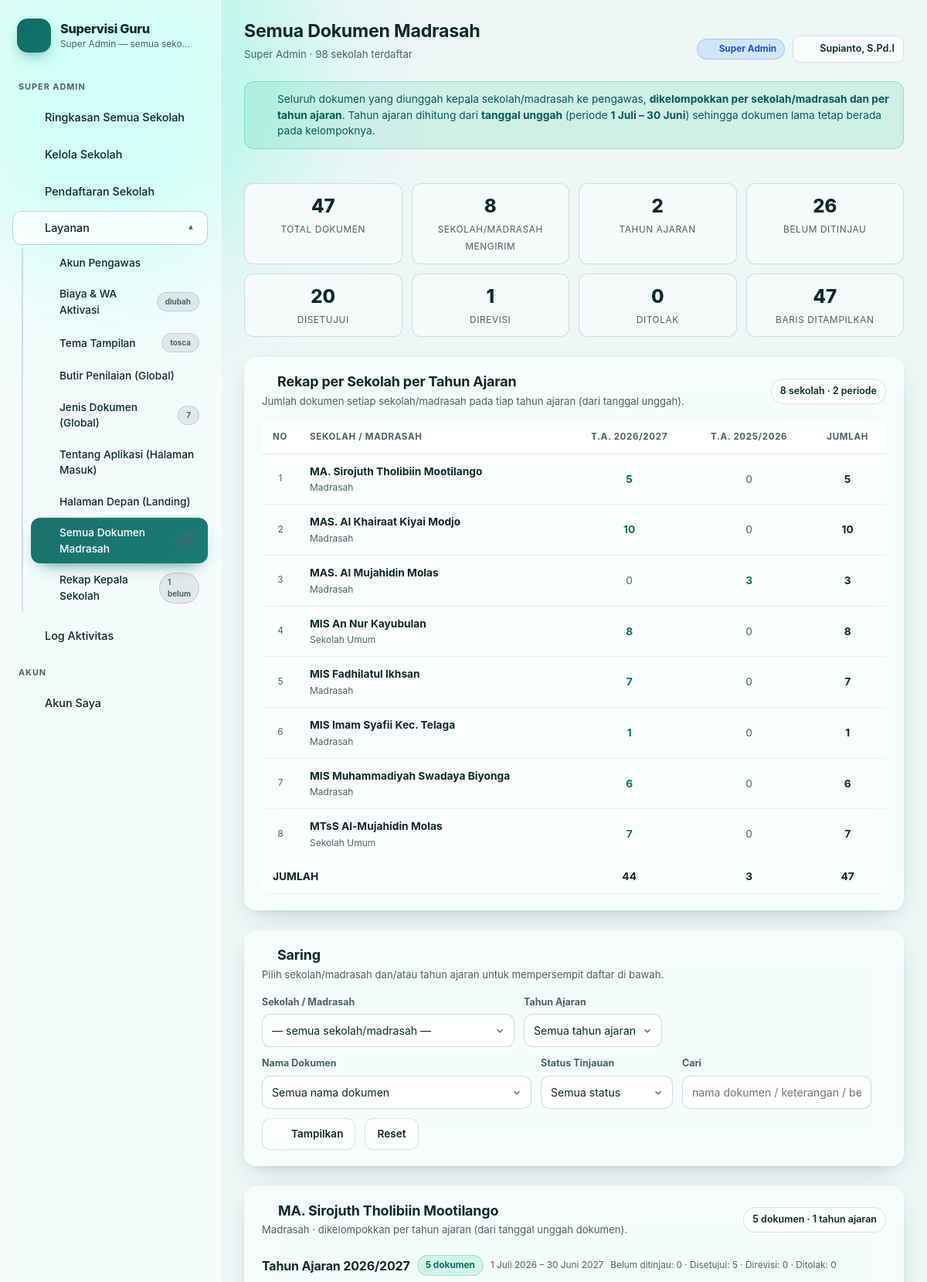
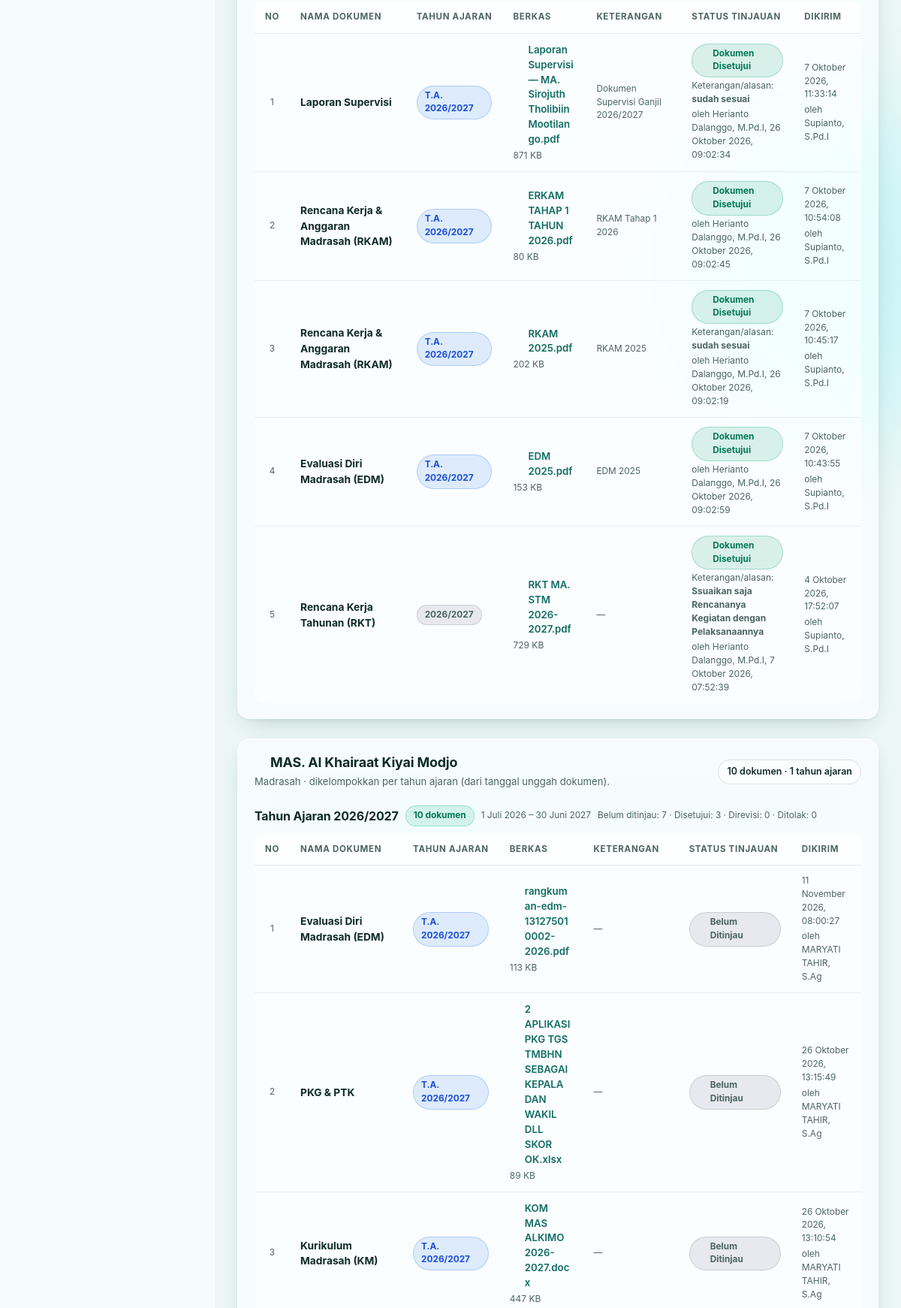
The app's page /dokumen_semua.php (signed in, upper part) with its own data (2 pictures, top to bottom).
### tables this page shows
CREATE TABLE users (
            id INTEGER PRIMARY KEY AUTOINCREMENT,
            username TEXT NOT NULL UNIQUE,
            password_hash TEXT NOT NULL,
            nama TEXT NOT NULL,
            role TEXT NOT NULL DEFAULT "guru",
            guru_id INTEGER REFERENCES guru(id) ON DELETE SET NULL,
            aktif INTEGER NOT NULL DEFAULT 1,
            login_terakhir TEXT,
            dibuat TEXT
        , sekolah_id INTEGER, foto TEXT, nip TEXT, asal TEXT);

CREATE TABLE app_pengaturan (
            kunci TEXT PRIMARY KEY,
            nilai TEXT,
            diubah TEXT
        );

CREATE TABLE sekolah (
            id INTEGER PRIMARY KEY AUTOINCREMENT,
            nama TEXT NOT NULL,
            npsn TEXT,
            alamat TEXT,
            kepala_sekolah TEXT,
            nip_kepala_sekolah TEXT,
            tahun_ajaran TEXT,
            semester TEXT,
            batas_a REAL NOT NULL DEFAULT 90,
            batas_b REAL NOT NULL DEFAULT 80,
            batas_c REAL NOT NULL DEFAULT 70,
            catatan TEXT,
            aktif INTEGER NOT NULL DEFAULT 1,
            dibuat TEXT
        , verifikasi TEXT NOT NULL DEFAULT "disetujui", kontak_nama TEXT, kontak_telepon TEXT, kontak_email TEXT, tanggal_daftar TEXT, alasan_tolak TEXT, jenis TEXT NOT NULL DEFAULT "umum", logo TEXT, aktivasi TEXT NOT NULL DEFAULT 'aktif', aktivasi_pada TEXT, aktif_sampai TEXT, aktivasi_ke INTEGER NOT NULL DEFAULT 1, nsm TEXT, desa TEXT, kecamatan TEXT, kabupaten TEXT, provinsi TEXT, telepon TEXT, email TEXT, website TEXT, uji_mulai TEXT);

CREATE TABLE dokumen_madrasah (
            id INTEGER PRIMARY KEY AUTOINCREMENT,
            sekolah_id INTEGER NOT NULL REFERENCES sekolah(id) ON DELETE CASCADE,
            jenis_id INTEGER REFERENCES dokumen_jenis(id) ON DELETE SET NULL,
            nama_dokumen TEXT NOT NULL,
            keterangan TEXT,
            url TEXT NOT NULL,
            nama_berkas TEXT,
            ukuran INTEGER,
            pengirim TEXT,
            pengirim_id INTEGER REFERENCES users(id) ON DELETE SET NULL,
            dibuat TEXT
        , status TEXT NOT NULL DEFAULT 'menunggu', catatan TEXT, ditinjau_oleh TEXT, ditinjau_pada TEXT, tahun_ajaran TEXT);

### dokumen_semua.php (the view, shortened to what the rows shown need)
<?php
require_super();
$fSekolah = (int) ($_GET['sekolah'] ?? 0);
$fTahun = trim((string) ($_GET['tahun'] ?? ''));
$fJenis = (int) ($_GET['jenis'] ?? 0);
$fStatus = (string) ($_GET['status'] ?? '');
$fCari = trim((string) ($_GET['cari'] ?? ''));
$tahunAda = dokumen_tahun_ada();
$daftar = dokumen_semua(['sekolah' => $fSekolah, 'tahun' => $fTahun, 'jenis' => $fJenis,
    'status' => $fStatus, 'cari' => $fCari]);
$kelompok = dokumen_urut_sekolah_tahun($daftar);
$semua = dokumen_semua([]);
$taAdaDokumen = [];
foreach ($semua as $d) {
    $ta = (string) ($d['ta'] ?? '');
    if ($ta !== '') {
        $taAdaDokumen[$ta] = true;
    }
}
$matriks = [];
foreach ($semua as $d) {
    $sid = (int) $d['sekolah_id'];
    $ta = (string) ($d['ta'] ?? '');
    $ta = $ta !== '' ? $ta : 'Tidak tercatat';
    $matriks[$sid]['nama'] = (string) $d['madrasah'];
    $matriks[$sid]['jenis'] = (string) ($d['jenis_sekolah'] ?? 'umum');
    $matriks[$sid]['ta'][$ta] = (int) ($matriks[$sid]['ta'][$ta] ?? 0) + 1;
}
$kolomTa = array_keys($taAdaDokumen);
rsort($kolomTa);
uasort($matriks, static fn(array $a, array $b): int => strcasecmp((string) $a['nama'], (string) $b['nama']));
page_top('Semua Dokumen Madrasah', 'dokumen_semua');
?>
<?php if ($matriks): ?>
<div class="card">
  <div class="card-head">
    <div>
      <h2><?= ikon('chart', 16) ?> Rekap per Sekolah per Tahun Ajaran</h2>
    </div>
  </div>
  <div class="table-wrap">
    <table class="tbl dok-rekap-tbl" id="tblRekapDokumenTahun">
      <thead>
        <tr>
          <th style="width:48px">No</th>
          <th>Sekolah / Madrasah</th>
          <?php foreach ($kolomTa as $ta): ?>
            <th class="ctr">T.A. <?= e($ta) ?></th>
          <?php endforeach; ?>
          <th class="ctr">Jumlah</th>
        </tr>
      </thead>
    </table>
  </div>
</div>
<?php endif; ?>
<div class="card">
  <div class="card-head">
    <div>
      <h2><?= ikon('filter', 16) ?> Saring</h2>
    </div>
  </div>
</div>
<?php $noSekolah = 0; foreach ($kelompok as $sid => $data): $noSekolah++; ?>
  <div class="card" id="sek<?= (int) $sid ?>">
    <div class="card-head">
      <div>
        <h2><?= ikon('school', 17) ?> <?= e(tetap_kata((string) $data['nama'])) ?></h2>
        <p><?= e(jenis_sekolah_teks((string) $data['jenis'])) ?> &middot;
          dikelompokkan per tahun ajaran (dari tanggal unggah dokumen).</p>
      </div>
      <?php $jumlahSekolah = 0; foreach ($data['ta'] as $t) { $jumlahSekolah += count($t['baris']); } ?>
      <span class="chip"><?= (int) $jumlahSekolah ?> dokumen &middot; <?= count($data['ta']) ?> tahun ajaran</span>
    </div>
    <?php foreach ($data['ta'] as $ta => $t): $jmlTa = count($t['baris']); $ringkasTa = dokumen_ringkas_status($t['baris']); ?>
      <div class="dok-tahun" id="ta<?= (int) $sid ?>-<?= e(preg_replace('/[^A-Za-z0-9]/', '', (string) $ta)) ?>">
        <h3>Tahun Ajaran <?= e((string) $ta) ?></h3>
        <span class="pill pill-A"><?= (int) $jmlTa ?> dokumen</span>
        <?php if ($ta !== 'Tidak tercatat'): ?>
          <span class="xs mut"><?= e(dokumen_ta_rentang((string) $ta)) ?></span>
        <?php else: ?>
          <span class="xs mut">tanggal unggahnya tidak tercatat</span>
        <?php endif; ?>
        <span class="xs mut">Belum ditinjau: <?= (int) ($ringkasTa['menunggu'] ?? 0) ?>
          &middot; Disetujui: <?= (int) ($ringkasTa['disetujui'] ?? 0) ?>
          &middot; Direvisi: <?= (int) ($ringkasTa['revisi'] ?? 0) ?>
          &middot; Ditolak: <?= (int) ($ringkasTa['ditolak'] ?? 0) ?></span>
      </div>
      <div class="table-wrap">
        <table class="tbl tbl-dokumen-madrasah">
          <thead>
            <tr>
              <th style="width:46px">No</th>
              <th>Nama Dokumen</th>
              <th style="width:110px">Tahun Ajaran</th>
              <th>Berkas</th>
              <th>Keterangan</th>
              <th style="width:150px">Status Tinjauan</th>
              <th>Dikirim</th>
            </tr>
          </thead>
          <tbody>
          <?php $no = 0; foreach ($t['baris'] as $d): $no++; $st = (string) ($d['status'] ?? dokumen_status_awal()); ?>
            <tr id="dok<?= (int) $d['id'] ?>">
              <td class="ctr xs mut"><?= $no ?></td>
              <td><b><?= e((string) $d['nama_dokumen']) ?></b>
              </td>
              <td class="xs">
                <?php $dTa = dokumen_ta_normalisasi((string) ($d['tahun_ajaran'] ?? '')); ?>
                <?php if ($dTa !== ''): ?>
                  <span class="pill pill-B">T.A. <?= e($dTa) ?></span>
                <?php else: ?>
                  <span class="pill pill-gray" title="Dokumen sebelum fitur tahun ajaran — dihitung dari tanggal unggah">
                    <?= e((string) (dokumen_tahun_ajaran((string) $d['dibuat']) ?: '-')) ?></span>
                <?php endif; ?>
              </td>
              <td>
                <a class="doc-berkas" href="<?= e((string) $d['url']) ?>" target="_blank" rel="noopener noreferrer">
                  <?= ikon(dokumen_ikon((string) $d['nama_berkas']), 14) ?> <?= e((string) $d['nama_berkas']) ?>
                </a>
                <span class="tbl-sub"><?= e(ukuran_teks((int) $d['ukuran'])) ?></span>
              </td>
              <td class="xs mut" style="max-width:280px"><?= ($d['keterangan'] ?? '') !== '' && $d['keterangan'] !== null
                ? nl2br(e((string) $d['keterangan'])) : '<span class="mut">—</span>' ?></td>
              <td>
                <span class="pill <?= dokumen_status_pil($st) ?>">
                  <?= ikon(dokumen_status_ikon($st), 12) ?> <?= e(dokumen_status_label($st)) ?></span>
                <?php if ($st !== dokumen_status_awal()): ?>
                  <?php if (trim((string) ($d['catatan'] ?? '')) !== ''): ?>
                    <span class="tbl-sub">Keterangan/alasan: <b><?= e((string) $d['catatan']) ?></b></span>
                  <?php endif; ?>
                  <span class="tbl-sub">oleh <?= e((string) ($d['ditinjau_oleh'] ?: 'Pengawas')) ?>,
                    <?= e(waktu_id_polos((string) $d['ditinjau_pada'])) ?></span>
                <?php endif; ?>
              </td>
              <td class="xs mut"><?= e(waktu_id_polos((string) $d['dibuat'])) ?>
                <?php if (trim((string) ($d['pengirim'] ?? '')) !== ''): ?>
                  <span class="tbl-sub">oleh <?= e((string) $d['pengirim']) ?></span>
                <?php endif; ?>
              </td>
            </tr>
          <?php endforeach; ?>
          </tbody>
        </table>
      </div>
    <?php endforeach; ?>
  </div>
<?php endforeach; ?>
<?php
page_bottom();

### inc/layout.php (shortened to what the rows shown need)
<?php
function ikon(string $name, int $size = 18): string
{
    $d = $p[$name] ?? $p['doc'];
    return '<svg class="ic" width="' . $size . '" height="' . $size . '" viewBox="0 0 24 24" fill="none" stroke="currentColor" stroke-width="1.7" stroke-linecap="round" stroke-linejoin="round" aria-hidden="true">' . $d . '</svg>';
}
function page_top(string $judul, string $menu = ''): void
{
    $u = current_user();
    $super = is_super();
    $pengawas = $u !== null && $u['role'] === 'pengawas';
    $sekolah = current_sekolah();
    $script = $_SERVER['SCRIPT_NAME'] ?? '';
    $here = basename($script);
    ?>
<!DOCTYPE html>
<html lang="id">
<head>
<link rel="stylesheet" href="assets/style.css?v=<?= e(APP_VERSION) ?>">
</head>
<body class="<?= e(tema_kelas()) ?>">
<button class="nav-toggle" id="navToggle" aria-label="Buka menu"><?= ikon('slider', 20) ?></button>
<aside class="sidebar" id="sidebar">
  <div class="brand">
    <div>
      <div class="brand-name"><?= e(APP_NAME) ?></div>
      <div class="brand-sub"><?= e($sekolah ? tetap_kata((string) $sekolah['nama']) : ($pengawas ? 'Pengawas Sekolah' : 'Super Admin — semua sekolah')) ?></div>
    </div>
  </div>
  <nav class="nav">
    <?php if ($super): ?>
      <?php
      $halamanLayanan = ['pengawas.php', 'rekap_kepala.php', 'biaya_aktivasi.php', 'tema_tampilan.php',
          'instrumen.php', 'instrumen_butir.php', 'dokumen_jenis.php', 'tentang.php', 'landing.php',
          'dokumen_semua.php'];
      $layananAktif = in_array($here, $halamanLayanan, true);
      ?>
      <details class="nav-grup"<?= $layananAktif ? ' open' : '' ?>>
        <div class="nav-sub">
            <?php if (!aktivasi_biaya_masih_bawaan()): ?><span class="pill pill-gray" style="margin-left:auto">diubah</span><?php endif; ?>
          <a class="nav-item <?= $here === 'tema_tampilan.php' ? 'on' : '' ?>" href="tema_tampilan.php">
            <?= ikon('palette') ?><span>Tema Tampilan</span>
            <?php if (!tema_masih_bawaan()): ?><span class="pill pill-gray" style="margin-left:auto" title="Tema bawaan sudah diganti"><?= e(tema_app()) ?></span><?php endif; ?>
          </a>
          <?php
          $jmlBelumLengkap = rekap_kepala_ringkas(rekap_kepala_daftar())['belum_lengkap'];
          ?>
          <a class="nav-item <?= $here === 'rekap_kepala.php' ? 'on' : '' ?>" href="rekap_kepala.php">
            <?= ikon('users') ?><span>Rekap Kepala Sekolah</span>
            <?php if ($jmlBelumLengkap > 0): ?><span class="pill pill-gray" style="margin-left:auto" title="Lembaga yang nama kepala/nomor HP-nya belum lengkap"><?= (int) $jmlBelumLengkap ?> belum</span><?php endif; ?>
          </a>
        </div>
      </details>
    <?php endif; ?>
  </nav>
</aside>
<main class="main">
  <header class="topbar">
    <div>
      <h1><?= e($judul) ?></h1>
    </div>
    <div class="topbar-actions">
      <?php if ($super): ?>
        <span class="pill pill-B"><?= ikon('star', 13) ?> Super Admin</span>
      <?php elseif ($pengawas): ?>
        <span class="pill pill-warn"><?= ikon('eye', 13) ?> Pengawas &middot; hanya lihat</span>
        <a class="btn btn-ghost btn-sm" href="index.php"><?= ikon('switch', 15) ?> Ganti Sekolah Binaan</a>
      <?php endif; ?>
      <a class="btn btn-ghost btn-sm" href="akun.php"><?= ikon('user', 16) ?> <?= e((string) ($u['nama'] ?? '')) ?></a>
    </div>
  </header>
  <div class="content">
<?php
}
function page_bottom(): void
{
    ?>
  </div>
</main>
</body>
</html>
<?php
}
    ?>

### records on screen
users: role "Super Admin — semua seko…", nama "Supianto, S.Pd.I"
app_pengaturan: nilai "tosca"
sekolah: aktif "1"
dokumen_madrasah: nama_dokumen "Laporan Supervisi", tahun_ajaran "2026/2027", $size 14 (drawn), nama_berkas "Laporan Supervisi — MA. Sirojuth Tholibiin Mootilango.pdf", ukuran "871 KB", keterangan "Dokumen Supervisi Ganjil 2026/2027", status "Dokumen Disetujui", catatan "sudah sesuai", ditinjau_oleh "Herianto Dalanggo, M.Pd.I", ditinjau_pada "26 Oktober 2026, 09:02:34", dibuat "7 Oktober 2026, 11:33:14", pengirim "Supianto, S.Pd.I"
dokumen_madrasah: nama_dokumen "Rencana Kerja & Anggaran Madrasah (RKAM)", tahun_ajaran "2026/2027", $size 14 (drawn), nama_berkas "ERKAM TAHAP 1 TAHUN 2026.pdf", ukuran "80 KB", keterangan "RKAM Tahap 1 2026", status "Dokumen Disetujui", ditinjau_oleh "Herianto Dalanggo, M.Pd.I", ditinjau_pada "26 Oktober 2026, 09:02:45", dibuat "7 Oktober 2026, 10:54:08", pengirim "Supianto, S.Pd.I"
dokumen_madrasah: nama_dokumen "Rencana Kerja & Anggaran Madrasah (RKAM)", tahun_ajaran "2026/2027", $size 14 (drawn), nama_berkas "RKAM 2025.pdf", ukuran "202 KB", keterangan "RKAM 2025", status "Dokumen Disetujui", catatan "sudah sesuai", ditinjau_oleh "Herianto Dalanggo, M.Pd.I", ditinjau_pada "26 Oktober 2026, 09:02:19", dibuat "7 Oktober 2026, 10:45:17", pengirim "Supianto, S.Pd.I"
dokumen_madrasah: nama_dokumen "Evaluasi Diri Madrasah (EDM)", tahun_ajaran "2026/2027", $size 14 (drawn), nama_berkas "EDM 2025.pdf", ukuran "153 KB", keterangan "EDM 2025", status "Dokumen Disetujui", ditinjau_oleh "Herianto Dalanggo, M.Pd.I", ditinjau_pada "26 Oktober 2026, 09:02:59", dibuat "7 Oktober 2026, 10:43:55", pengirim "Supianto, S.Pd.I"
dokumen_madrasah: nama_dokumen "Rencana Kerja Tahunan (RKT)", dibuat "2026/2027", $size 14 (drawn), nama_berkas "RKT MA. STM 2026-2027.pdf", ukuran "729 KB", status "Dokumen Disetujui", catatan "Ssuaikan saja Rencananya Kegiatan dengan Pelaksanaannya", ditinjau_oleh "Herianto Dalanggo, M.Pd.I", ditinjau_pada "7 Oktober 2026, 07:52:39", dibuat "4 Oktober 2026, 17:52:07", pengirim "Supianto, S.Pd.I"
dokumen_madrasah: nama_dokumen "Evaluasi Diri Madrasah (EDM)", tahun_ajaran "2026/2027", $size 14 (drawn), nama_berkas "rangkuman-edm-131275010002-2026.pdf", ukuran "113 KB", status "Belum Ditinjau", dibuat "11 November 2026, 08:00:27", pengirim "MARYATI TAHIR, S.Ag"
dokumen_madrasah: nama_dokumen "PKG & PTK", tahun_ajaran "2026/2027", $size 14 (drawn), nama_berkas "2 APLIKASI PKG TGS TMBHN SEBAGAI KEPALA DAN WAKIL DLL SKOR OK.xlsx", ukuran "89 KB", status "Belum Ditinjau", dibuat "26 Oktober 2026, 13:15:49", pengirim "MARYATI TAHIR, S.Ag"
dokumen_madrasah: nama_dokumen "Kurikulum Madrasah (KM)", tahun_ajaran "2026/2027", $size 14 (drawn), nama_berkas "KOM MAS ALKIMO 2026-2027.docx", ukuran "447 KB", status "Belum Ditinjau", dibuat "26 Oktober 2026, 13:10:54", pengirim "MARYATI TAHIR, S.Ag"

### other values on screen
APP_NAME "Supervisi Guru"
$jmlJenisDok "7"
$judul "Semua Dokumen Madrasah"
$subJudul "Super Admin · 98 sekolah terdaftar"
count($semua) "47"
count($sekolahKirim) "8"
$jumlahTa "2"
$ringkasStatus['menunggu'] "26"
$ringkasStatus['disetujui'] "20"
$ringkasStatus['revisi'] "1"
$ringkasStatus['ditolak'] "0"
count($daftar) "47"
count($matriks) "8"
count($kolomTa) "2"
$ta "2026/2027"
